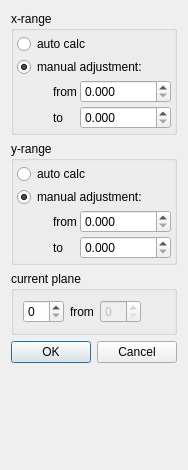
<?xml version="1.0" encoding="UTF-8"?>
<ui version="4.0">
 <class>Dialog1DScale</class>
 <widget class="QDialog" name="Dialog1DScale">
  <property name="geometry">
   <rect>
    <x>0</x>
    <y>0</y>
    <width>178</width>
    <height>470</height>
   </rect>
  </property>
  <property name="windowTitle">
   <string>Plot Interval Settings</string>
  </property>
  <layout class="QVBoxLayout" name="verticalLayout_4">
   <item>
    <widget class="QGroupBox" name="groupX">
     <property name="enabled">
      <bool>true</bool>
     </property>
     <property name="title">
      <string>x-range</string>
     </property>
     <layout class="QVBoxLayout" name="verticalLayout">
      <property name="spacing">
       <number>3</number>
      </property>
      <property name="margin">
       <number>3</number>
      </property>
      <item>
       <widget class="QRadioButton" name="radioAutoCalcX">
        <property name="text">
         <string>auto calc</string>
        </property>
       </widget>
      </item>
      <item>
       <widget class="QRadioButton" name="radioManualX">
        <property name="text">
         <string>manual adjustment:</string>
        </property>
        <property name="checked">
         <bool>true</bool>
        </property>
       </widget>
      </item>
      <item>
       <layout class="QGridLayout" name="gridLayout">
        <item row="0" column="0">
         <spacer name="horizontalSpacer">
          <property name="orientation">
           <enum>Qt::Horizontal</enum>
          </property>
          <property name="sizeHint" stdset="0">
           <size>
            <width>40</width>
            <height>20</height>
           </size>
          </property>
         </spacer>
        </item>
        <item row="0" column="1">
         <widget class="QLabel" name="label">
          <property name="text">
           <string>from</string>
          </property>
          <property name="buddy">
           <cstring>doubleSpinMinX</cstring>
          </property>
         </widget>
        </item>
        <item row="0" column="2">
         <widget class="QDoubleSpinBox" name="doubleSpinMinX">
          <property name="sizePolicy">
           <sizepolicy hsizetype="MinimumExpanding" vsizetype="Fixed">
            <horstretch>0</horstretch>
            <verstretch>0</verstretch>
           </sizepolicy>
          </property>
          <property name="decimals">
           <number>3</number>
          </property>
         </widget>
        </item>
        <item row="1" column="0">
         <spacer name="horizontalSpacer_2">
          <property name="orientation">
           <enum>Qt::Horizontal</enum>
          </property>
          <property name="sizeHint" stdset="0">
           <size>
            <width>40</width>
            <height>20</height>
           </size>
          </property>
         </spacer>
        </item>
        <item row="1" column="1">
         <widget class="QLabel" name="label_2">
          <property name="text">
           <string>to</string>
          </property>
          <property name="buddy">
           <cstring>doubleSpinMaxX</cstring>
          </property>
         </widget>
        </item>
        <item row="1" column="2">
         <widget class="QDoubleSpinBox" name="doubleSpinMaxX">
          <property name="decimals">
           <number>3</number>
          </property>
          <property name="maximum">
           <double>100000.000000000000000</double>
          </property>
         </widget>
        </item>
       </layout>
      </item>
     </layout>
    </widget>
   </item>
   <item>
    <widget class="QGroupBox" name="groupY">
     <property name="enabled">
      <bool>true</bool>
     </property>
     <property name="title">
      <string>y-range</string>
     </property>
     <layout class="QVBoxLayout" name="verticalLayout_2">
      <property name="spacing">
       <number>3</number>
      </property>
      <property name="margin">
       <number>3</number>
      </property>
      <item>
       <widget class="QRadioButton" name="radioAutoCalcY">
        <property name="text">
         <string>auto calc</string>
        </property>
       </widget>
      </item>
      <item>
       <widget class="QRadioButton" name="radioManualY">
        <property name="text">
         <string>manual adjustment:</string>
        </property>
        <property name="checked">
         <bool>true</bool>
        </property>
       </widget>
      </item>
      <item>
       <layout class="QGridLayout" name="gridLayout_2">
        <item row="0" column="0">
         <spacer name="horizontalSpacer_3">
          <property name="orientation">
           <enum>Qt::Horizontal</enum>
          </property>
          <property name="sizeHint" stdset="0">
           <size>
            <width>40</width>
            <height>20</height>
           </size>
          </property>
         </spacer>
        </item>
        <item row="0" column="1">
         <widget class="QLabel" name="label_3">
          <property name="text">
           <string>from</string>
          </property>
          <property name="buddy">
           <cstring>doubleSpinMinY</cstring>
          </property>
         </widget>
        </item>
        <item row="0" column="2">
         <widget class="QDoubleSpinBox" name="doubleSpinMinY">
          <property name="sizePolicy">
           <sizepolicy hsizetype="MinimumExpanding" vsizetype="Fixed">
            <horstretch>0</horstretch>
            <verstretch>0</verstretch>
           </sizepolicy>
          </property>
          <property name="decimals">
           <number>3</number>
          </property>
         </widget>
        </item>
        <item row="1" column="0">
         <spacer name="horizontalSpacer_4">
          <property name="orientation">
           <enum>Qt::Horizontal</enum>
          </property>
          <property name="sizeHint" stdset="0">
           <size>
            <width>40</width>
            <height>20</height>
           </size>
          </property>
         </spacer>
        </item>
        <item row="1" column="1">
         <widget class="QLabel" name="label_4">
          <property name="text">
           <string>to</string>
          </property>
          <property name="buddy">
           <cstring>doubleSpinMaxY</cstring>
          </property>
         </widget>
        </item>
        <item row="1" column="2">
         <widget class="QDoubleSpinBox" name="doubleSpinMaxY">
          <property name="decimals">
           <number>3</number>
          </property>
          <property name="maximum">
           <double>100000.000000000000000</double>
          </property>
         </widget>
        </item>
       </layout>
      </item>
     </layout>
    </widget>
   </item>
   <item>
    <widget class="QGroupBox" name="groupPlane">
     <property name="title">
      <string>current plane</string>
     </property>
     <layout class="QHBoxLayout" name="horizontalLayout">
      <item>
       <widget class="QSpinBox" name="doubleSpinBox_curplane"/>
      </item>
      <item>
       <widget class="QLabel" name="label_7">
        <property name="text">
         <string>from</string>
        </property>
       </widget>
      </item>
      <item>
       <widget class="QSpinBox" name="doubleSpinBox_totalplane">
        <property name="enabled">
         <bool>false</bool>
        </property>
       </widget>
      </item>
      <item>
       <spacer name="horizontalSpacer_7">
        <property name="orientation">
         <enum>Qt::Horizontal</enum>
        </property>
        <property name="sizeHint" stdset="0">
         <size>
          <width>3</width>
          <height>20</height>
         </size>
        </property>
       </spacer>
      </item>
     </layout>
    </widget>
   </item>
   <item>
    <widget class="QDialogButtonBox" name="buttonBox">
     <property name="orientation">
      <enum>Qt::Horizontal</enum>
     </property>
     <property name="standardButtons">
      <set>QDialogButtonBox::Cancel|QDialogButtonBox::Ok</set>
     </property>
    </widget>
   </item>
   <item>
    <spacer name="verticalSpacer">
     <property name="orientation">
      <enum>Qt::Vertical</enum>
     </property>
     <property name="sizeHint" stdset="0">
      <size>
       <width>20</width>
       <height>116</height>
      </size>
     </property>
    </spacer>
   </item>
  </layout>
 </widget>
 <tabstops>
  <tabstop>radioAutoCalcX</tabstop>
  <tabstop>radioManualX</tabstop>
  <tabstop>doubleSpinMinX</tabstop>
  <tabstop>doubleSpinMaxX</tabstop>
  <tabstop>radioAutoCalcY</tabstop>
  <tabstop>radioManualY</tabstop>
  <tabstop>doubleSpinMinY</tabstop>
  <tabstop>doubleSpinMaxY</tabstop>
  <tabstop>buttonBox</tabstop>
 </tabstops>
 <resources/>
 <connections>
  <connection>
   <sender>buttonBox</sender>
   <signal>accepted()</signal>
   <receiver>Dialog1DScale</receiver>
   <slot>accept()</slot>
   <hints>
    <hint type="sourcelabel">
     <x>227</x>
     <y>368</y>
    </hint>
    <hint type="destinationlabel">
     <x>157</x>
     <y>274</y>
    </hint>
   </hints>
  </connection>
  <connection>
   <sender>buttonBox</sender>
   <signal>rejected()</signal>
   <receiver>Dialog1DScale</receiver>
   <slot>reject()</slot>
   <hints>
    <hint type="sourcelabel">
     <x>257</x>
     <y>374</y>
    </hint>
    <hint type="destinationlabel">
     <x>266</x>
     <y>274</y>
    </hint>
   </hints>
  </connection>
  <connection>
   <sender>radioManualX</sender>
   <signal>clicked(bool)</signal>
   <receiver>doubleSpinMinX</receiver>
   <slot>setEnabled(bool)</slot>
   <hints>
    <hint type="sourcelabel">
     <x>82</x>
     <y>54</y>
    </hint>
    <hint type="destinationlabel">
     <x>216</x>
     <y>76</y>
    </hint>
   </hints>
  </connection>
  <connection>
   <sender>radioManualX</sender>
   <signal>clicked(bool)</signal>
   <receiver>doubleSpinMaxX</receiver>
   <slot>setEnabled(bool)</slot>
   <hints>
    <hint type="sourcelabel">
     <x>48</x>
     <y>55</y>
    </hint>
    <hint type="destinationlabel">
     <x>178</x>
     <y>101</y>
    </hint>
   </hints>
  </connection>
  <connection>
   <sender>radioManualY</sender>
   <signal>clicked(bool)</signal>
   <receiver>doubleSpinMinY</receiver>
   <slot>setEnabled(bool)</slot>
   <hints>
    <hint type="sourcelabel">
     <x>50</x>
     <y>168</y>
    </hint>
    <hint type="destinationlabel">
     <x>178</x>
     <y>190</y>
    </hint>
   </hints>
  </connection>
  <connection>
   <sender>radioManualY</sender>
   <signal>clicked(bool)</signal>
   <receiver>doubleSpinMaxY</receiver>
   <slot>setEnabled(bool)</slot>
   <hints>
    <hint type="sourcelabel">
     <x>29</x>
     <y>171</y>
    </hint>
    <hint type="destinationlabel">
     <x>176</x>
     <y>219</y>
    </hint>
   </hints>
  </connection>
  <connection>
   <sender>radioAutoCalcX</sender>
   <signal>clicked(bool)</signal>
   <receiver>doubleSpinMinX</receiver>
   <slot>setDisabled(bool)</slot>
   <hints>
    <hint type="sourcelabel">
     <x>31</x>
     <y>32</y>
    </hint>
    <hint type="destinationlabel">
     <x>166</x>
     <y>81</y>
    </hint>
   </hints>
  </connection>
  <connection>
   <sender>radioAutoCalcX</sender>
   <signal>clicked(bool)</signal>
   <receiver>doubleSpinMaxX</receiver>
   <slot>setDisabled(bool)</slot>
   <hints>
    <hint type="sourcelabel">
     <x>109</x>
     <y>32</y>
    </hint>
    <hint type="destinationlabel">
     <x>164</x>
     <y>107</y>
    </hint>
   </hints>
  </connection>
  <connection>
   <sender>radioAutoCalcY</sender>
   <signal>clicked(bool)</signal>
   <receiver>doubleSpinMinY</receiver>
   <slot>setDisabled(bool)</slot>
   <hints>
    <hint type="sourcelabel">
     <x>75</x>
     <y>150</y>
    </hint>
    <hint type="destinationlabel">
     <x>165</x>
     <y>195</y>
    </hint>
   </hints>
  </connection>
  <connection>
   <sender>radioAutoCalcY</sender>
   <signal>clicked(bool)</signal>
   <receiver>doubleSpinMaxY</receiver>
   <slot>setDisabled(bool)</slot>
   <hints>
    <hint type="sourcelabel">
     <x>91</x>
     <y>149</y>
    </hint>
    <hint type="destinationlabel">
     <x>157</x>
     <y>223</y>
    </hint>
   </hints>
  </connection>
 </connections>
</ui>
